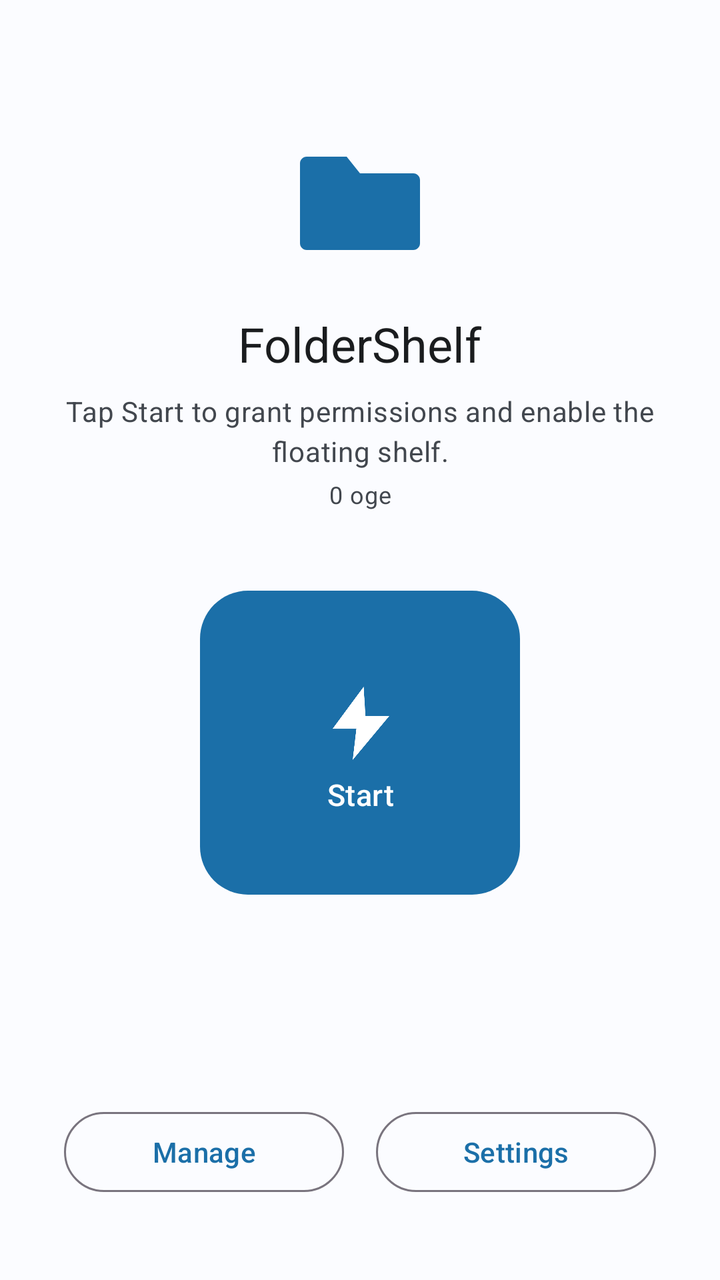
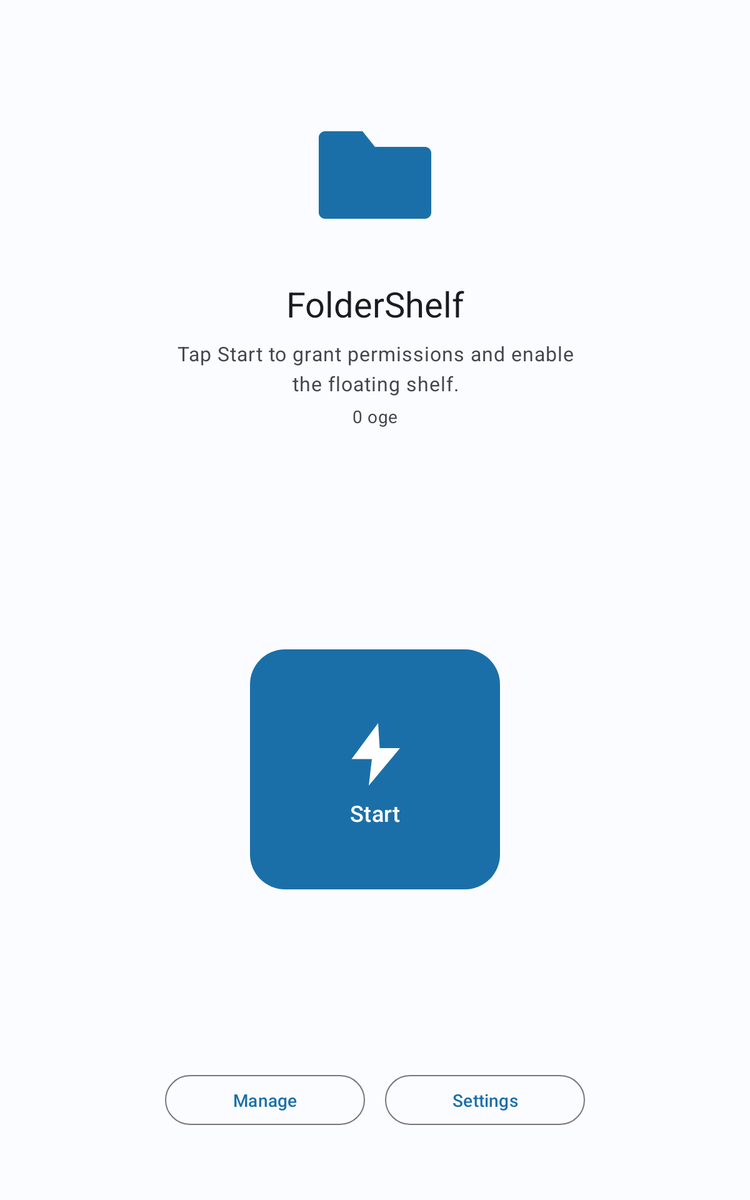

One screen, two layout resources from the same app: the default and the repository's alternative for another configuration. Each is rendered where Android would select it; the XML of both is given below.
<!-- AndroidManifest.xml: activity theme Theme.FolderShelf -->
<!-- res/layout/activity_main.xml -->
<?xml version="1.0" encoding="utf-8"?>
<androidx.constraintlayout.widget.ConstraintLayout
    xmlns:android="http://schemas.android.com/apk/res/android"
    xmlns:app="http://schemas.android.com/apk/res-auto"
    xmlns:tools="http://schemas.android.com/tools"
    android:id="@+id/root"
    android:layout_width="match_parent"
    android:layout_height="match_parent"
    android:background="?attr/colorSurface">

    <ImageView
        android:id="@+id/imageLogo"
        android:layout_width="80dp"
        android:layout_height="80dp"
        android:contentDescription="@string/app_name"
        android:src="@drawable/ic_folder"
        app:tint="?attr/colorPrimary"
        app:layout_constraintTop_toTopOf="parent"
        app:layout_constraintBottom_toTopOf="@id/textAppName"
        app:layout_constraintStart_toStartOf="parent"
        app:layout_constraintEnd_toEndOf="parent"
        app:layout_constraintVertical_chainStyle="packed"
        app:layout_constraintVertical_bias="0.38" />

    <TextView
        android:id="@+id/textAppName"
        android:layout_width="wrap_content"
        android:layout_height="wrap_content"
        android:layout_marginTop="14dp"
        android:text="@string/app_name"
        android:textAppearance="?attr/textAppearanceHeadlineSmall"
        android:textColor="?attr/colorOnSurface"
        app:layout_constraintTop_toBottomOf="@id/imageLogo"
        app:layout_constraintBottom_toTopOf="@id/textStatus"
        app:layout_constraintStart_toStartOf="parent"
        app:layout_constraintEnd_toEndOf="parent" />

    <TextView
        android:id="@+id/textStatus"
        android:layout_width="wrap_content"
        android:layout_height="wrap_content"
        android:layout_marginTop="8dp"
        android:gravity="center"
        android:paddingHorizontal="32dp"
        android:textAppearance="?attr/textAppearanceBodyMedium"
        android:textColor="?attr/colorOnSurfaceVariant"
        tools:text="@string/status_permissions_needed"
        app:layout_constraintTop_toBottomOf="@id/textAppName"
        app:layout_constraintBottom_toTopOf="@id/textItemCount"
        app:layout_constraintStart_toStartOf="parent"
        app:layout_constraintEnd_toEndOf="parent" />

    <TextView
        android:id="@+id/textItemCount"
        android:layout_width="wrap_content"
        android:layout_height="wrap_content"
        android:layout_marginTop="4dp"
        android:textAppearance="?attr/textAppearanceBodySmall"
        android:textColor="?attr/colorOnSurfaceVariant"
        tools:text="0 oge"
        app:layout_constraintTop_toBottomOf="@id/textStatus"
        app:layout_constraintBottom_toTopOf="@id/buttonStart"
        app:layout_constraintStart_toStartOf="parent"
        app:layout_constraintEnd_toEndOf="parent" />

    <com.google.android.material.button.MaterialButton
        android:id="@+id/buttonStart"
        android:layout_width="160dp"
        android:layout_height="160dp"
        android:layout_marginTop="36dp"
        android:text="@string/action_start"
        android:textSize="15sp"
        android:gravity="center"
        app:cornerRadius="24dp"
        app:icon="@drawable/ic_bolt"
        app:iconGravity="textTop"
        app:iconSize="44dp"
        app:iconPadding="8dp"
        app:layout_constraintTop_toBottomOf="@id/textItemCount"
        app:layout_constraintBottom_toTopOf="@id/buttonManage"
        app:layout_constraintStart_toStartOf="parent"
        app:layout_constraintEnd_toEndOf="parent" />

    <com.google.android.material.button.MaterialButton
        android:id="@+id/buttonManage"
        style="@style/Widget.Material3.Button.OutlinedButton"
        android:layout_width="0dp"
        android:layout_height="wrap_content"
        android:layout_marginStart="32dp"
        android:layout_marginEnd="8dp"
        android:layout_marginBottom="40dp"
        android:text="@string/action_manage_folders"
        app:layout_constraintBottom_toBottomOf="parent"
        app:layout_constraintStart_toStartOf="parent"
        app:layout_constraintEnd_toStartOf="@id/buttonSettings" />

    <com.google.android.material.button.MaterialButton
        android:id="@+id/buttonSettings"
        style="@style/Widget.Material3.Button.OutlinedButton"
        android:layout_width="0dp"
        android:layout_height="wrap_content"
        android:layout_marginStart="8dp"
        android:layout_marginEnd="32dp"
        android:layout_marginBottom="40dp"
        android:text="@string/action_settings"
        app:layout_constraintBottom_toBottomOf="parent"
        app:layout_constraintStart_toEndOf="@id/buttonManage"
        app:layout_constraintEnd_toEndOf="parent" />

</androidx.constraintlayout.widget.ConstraintLayout>
<!-- resources referenced by this layout -->
<resources>
  <!-- drawable ic_bolt (drawable) -->
  <?xml version="1.0" encoding="utf-8"?>
  <vector xmlns:android="http://schemas.android.com/apk/res/android"
      android:width="24dp"
      android:height="24dp"
      android:viewportWidth="24"
      android:viewportHeight="24">
      <path
          android:fillColor="@android:color/white"
          android:pathData="M13,2L4.5,13.5H11L10,22L20,10H13.5L13,2Z" />
  </vector>
  <!-- drawable ic_folder (drawable) -->
  <vector xmlns:android="http://schemas.android.com/apk/res/android"
      android:width="24dp"
      android:height="24dp"
      android:viewportWidth="24"
      android:viewportHeight="24">
      <path
          android:fillColor="#FFFFFF"
          android:pathData="M4,5 L10,5 L12,7.5 L20,7.5 C20.55,7.5 21,7.95 21,8.5 L21,18 C21,18.55 20.55,19 20,19 L4,19 C3.45,19 3,18.55 3,18 L3,6 C3,5.45 3.45,5 4,5 Z" />
  </vector>
  <string name="action_manage_folders">Manage</string>
  <string name="action_settings">Settings</string>
  <string name="action_start">Start</string>
  <string name="app_name">FolderShelf</string>
  <string name="status_permissions_needed">Tap Start to grant permissions and enable the floating shelf.</string>
  <style name="Theme.FolderShelf" parent="Theme.Material3.DayNight.NoActionBar">
          <item name="colorPrimary">@color/primary_light</item>
          <item name="colorOnPrimary">@color/on_primary_light</item>
          <item name="colorPrimaryContainer">@color/primary_container_light</item>
          <item name="colorOnPrimaryContainer">@color/on_primary_container_light</item>
  
          <item name="colorSecondary">@color/secondary_light</item>
          <item name="colorOnSecondary">@color/on_secondary_light</item>
  
          <item name="colorSurface">@color/surface_light</item>
          <item name="colorOnSurface">@color/on_surface_light</item>
          <item name="colorSurfaceVariant">@color/surface_variant_light</item>
          <item name="colorOnSurfaceVariant">@color/on_surface_variant_light</item>
          <item name="colorSurfaceContainerHigh">@color/surface_container_high_light</item>
          <item name="colorOutlineVariant">@color/outline_variant_light</item>
          <item name="colorError">@color/error_light</item>
  
          <item name="android:statusBarColor">@android:color/transparent</item>
          <item name="android:navigationBarColor">@android:color/transparent</item>
          <item name="android:windowLightStatusBar" tools:targetApi="23">true</item>
      </style>
  <color name="primary_light">#1B6FA8</color>
  <color name="on_primary_light">#FFFFFF</color>
  <color name="primary_container_light">#D2E4FF</color>
  <color name="on_primary_container_light">#001C37</color>
  <color name="secondary_light">#FF8A3D</color>
  <color name="on_secondary_light">#FFFFFF</color>
  <color name="surface_light">#FBFCFF</color>
  <color name="on_surface_light">#1A1C1E</color>
  <color name="surface_variant_light">#DEE3EB</color>
  <color name="on_surface_variant_light">#42474E</color>
  <color name="surface_container_high_light">#EDEFF3</color>
  <color name="outline_variant_light">#C2C7CF</color>
  <color name="error_light">#BA1A1A</color>
</resources>
<!-- res/layout-sw600dp/activity_main.xml (the repository's variant of the layout above) -->
<!-- drawn on a 7-inch tablet held upright -->
<?xml version="1.0" encoding="utf-8"?>
<androidx.constraintlayout.widget.ConstraintLayout
    xmlns:android="http://schemas.android.com/apk/res/android"
    xmlns:app="http://schemas.android.com/apk/res-auto"
    xmlns:tools="http://schemas.android.com/tools"
    android:id="@+id/root"
    android:layout_width="match_parent"
    android:layout_height="match_parent"
    android:background="?attr/colorSurface">

    <androidx.constraintlayout.widget.Guideline
        android:id="@+id/guidelineStart"
        android:layout_width="wrap_content"
        android:layout_height="wrap_content"
        android:orientation="vertical"
        app:layout_constraintGuide_percent="0.22" />

    <androidx.constraintlayout.widget.Guideline
        android:id="@+id/guidelineEnd"
        android:layout_width="wrap_content"
        android:layout_height="wrap_content"
        android:orientation="vertical"
        app:layout_constraintGuide_percent="0.78" />

    <ImageView
        android:id="@+id/imageLogo"
        android:layout_width="120dp"
        android:layout_height="120dp"
        android:layout_marginTop="80dp"
        android:contentDescription="@string/app_name"
        android:src="@drawable/ic_folder"
        app:tint="?attr/colorPrimary"
        app:layout_constraintTop_toTopOf="parent"
        app:layout_constraintStart_toStartOf="@id/guidelineStart"
        app:layout_constraintEnd_toEndOf="@id/guidelineEnd" />

    <TextView
        android:id="@+id/textAppName"
        android:layout_width="wrap_content"
        android:layout_height="wrap_content"
        android:layout_marginTop="24dp"
        android:text="@string/app_name"
        android:textAppearance="?attr/textAppearanceHeadlineMedium"
        android:textColor="?attr/colorOnSurface"
        app:layout_constraintTop_toBottomOf="@id/imageLogo"
        app:layout_constraintStart_toStartOf="@id/guidelineStart"
        app:layout_constraintEnd_toEndOf="@id/guidelineEnd" />

    <TextView
        android:id="@+id/textStatus"
        android:layout_width="0dp"
        android:layout_height="wrap_content"
        android:layout_marginTop="10dp"
        android:gravity="center"
        tools:text="@string/status_permissions_needed"
        android:textAppearance="?attr/textAppearanceBodyLarge"
        android:textColor="?attr/colorOnSurfaceVariant"
        app:layout_constraintTop_toBottomOf="@id/textAppName"
        app:layout_constraintStart_toStartOf="@id/guidelineStart"
        app:layout_constraintEnd_toEndOf="@id/guidelineEnd" />

    <TextView
        android:id="@+id/textItemCount"
        android:layout_width="wrap_content"
        android:layout_height="wrap_content"
        android:layout_marginTop="6dp"
        tools:text="0 oge"
        android:textAppearance="?attr/textAppearanceBodyMedium"
        android:textColor="?attr/colorOnSurfaceVariant"
        app:layout_constraintTop_toBottomOf="@id/textStatus"
        app:layout_constraintStart_toStartOf="@id/guidelineStart"
        app:layout_constraintEnd_toEndOf="@id/guidelineEnd" />

    <com.google.android.material.button.MaterialButton
        android:id="@+id/buttonStart"
        android:layout_width="200dp"
        android:layout_height="200dp"
        android:layout_marginTop="32dp"
        android:text="@string/action_start"
        android:textSize="18sp"
        android:gravity="center"
        app:cornerRadius="28dp"
        app:icon="@drawable/ic_bolt"
        app:iconGravity="textTop"
        app:iconSize="60dp"
        app:iconPadding="10dp"
        app:layout_constraintTop_toBottomOf="@id/textItemCount"
        app:layout_constraintBottom_toTopOf="@id/buttonManage"
        app:layout_constraintStart_toStartOf="@id/guidelineStart"
        app:layout_constraintEnd_toEndOf="@id/guidelineEnd" />

    <com.google.android.material.button.MaterialButton
        android:id="@+id/buttonManage"
        style="@style/Widget.Material3.Button.OutlinedButton"
        android:layout_width="0dp"
        android:layout_height="wrap_content"
        android:layout_marginEnd="8dp"
        android:layout_marginBottom="56dp"
        android:text="@string/action_manage_folders"
        app:layout_constraintBottom_toBottomOf="parent"
        app:layout_constraintStart_toStartOf="@id/guidelineStart"
        app:layout_constraintEnd_toStartOf="@id/buttonSettings" />

    <com.google.android.material.button.MaterialButton
        android:id="@+id/buttonSettings"
        style="@style/Widget.Material3.Button.OutlinedButton"
        android:layout_width="0dp"
        android:layout_height="wrap_content"
        android:layout_marginStart="8dp"
        android:layout_marginBottom="56dp"
        android:text="@string/action_settings"
        app:layout_constraintBottom_toBottomOf="parent"
        app:layout_constraintStart_toEndOf="@id/buttonManage"
        app:layout_constraintEnd_toEndOf="@id/guidelineEnd" />

</androidx.constraintlayout.widget.ConstraintLayout>
